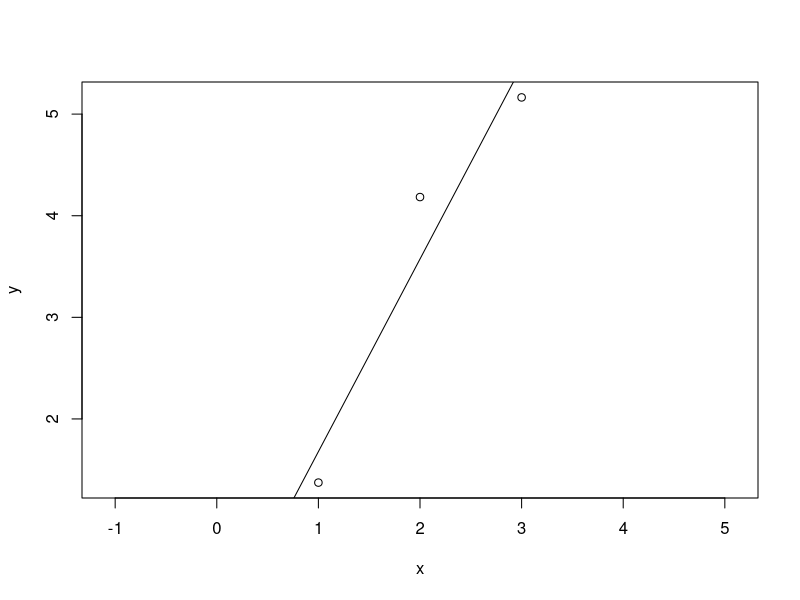

The R script that drew this image:
# Create a vector called x
x <- c(1, 2, 3)
# y = 2*x
y = 2 * x
# Data frame
a <- data.frame(x, y)
# Data frame
data.frame(x, y)
a <- data.frame(x, y)
# Simulation for regression
set.seed(1)
a$y <- a$y +rnorm(3)
## Regression
plot(y ~ x ,a, asp=TRUE)
lm(y ~ x ,a)
a.lm = lm(y ~ x ,a)
abline(a.lm)
summary(a.lm)
